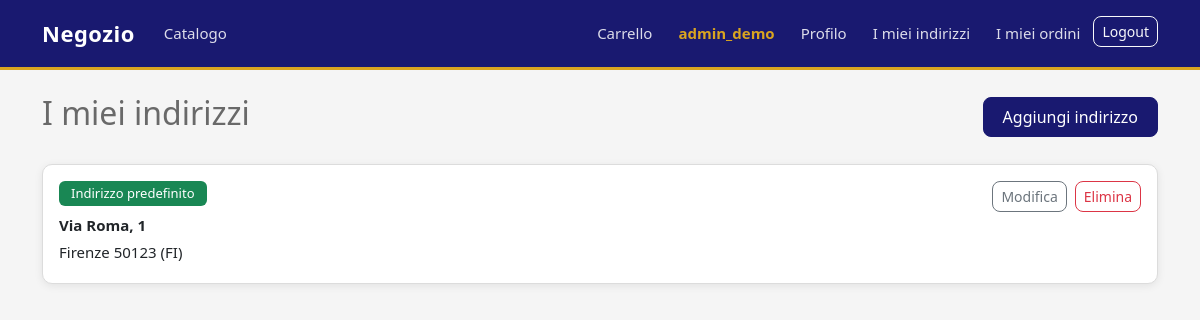
Page /accounts/indirizzi/ (signed in) on the committed database.
### accounts/models.py (models this page shows, shortened)
class CustomUser(AbstractUser):
    CLIENTE = 'cliente'
    GESTORE_NEGOZIO = 'gestore negozio'
    ROLE_CHOICES = [(CLIENTE, 'cliente'),
                    (GESTORE_NEGOZIO, 'gestore_negozio')]
    role = models.CharField(
        choices=ROLE_CHOICES,
        default=CLIENTE,
        max_length=20,
        verbose_name="Ruolo")
    class Meta:
        verbose_name = "Utente"
        verbose_name_plural = "Utenti"
    @property
    def is_gestore_negozio(self):
        return self.role == self.GESTORE_NEGOZIO

class Address(models.Model):
    cap_validator = RegexValidator(
        regex=r'^\d{5}$',
        message='Il CAP deve contenere esattamente 5 cifre.'
    )
    phone_validator = RegexValidator(
        regex=r'^\+?1?\d{9,12}$',
        message="Inserire un numero di telefono valido (da 9 a 12 cifre).",
    )
    user = models.ForeignKey(
        CustomUser,
        on_delete=models.CASCADE,
        related_name='addresses',
        verbose_name="Cliente")
    address = models.CharField(
        max_length=250,
        verbose_name="Indirizzo")
    city = models.CharField(
        max_length=100,
        verbose_name="Città")
    province = models.CharField(
        max_length=100,
        verbose_name="Provincia")
    postal_code = models.CharField(
        max_length=10,
        verbose_name="CAP",
        validators=[cap_validator])
    phone_number = models.CharField(
        max_length=20,
        verbose_name="Numero di Telefono",
        validators=[phone_validator])
    is_default = models.BooleanField(
        default=False,
        verbose_name="Indirizzo Predefinito")
    class Meta:
        verbose_name = "Indirizzo"
        verbose_name_plural = "Indirizzi"

### accounts/views.py (the view)
# urls.py: path('indirizzi/', views.address_list, name='address_list'),
@login_required
def address_list(request):
    addresses = Address.objects.filter(user=request.user)
    return render(request, 'accounts/address_list.html', {'addresses': addresses})

### ordini/carrello.py (called while the page is built)
    def __len__(self):
        return sum(item['quantity'] for item in self.cart.values())

### ordini/context_processors.py (called while the page is built)
def carrello_totale(request):
    carrello = Carrello(request)
    return {'carrello': carrello}

### templates/accounts/address_list.html (shortened to what this page needs)
{% extends "base.html" %}
{% block content %}
<div class="d-flex justify-content-between align-items-center mb-4">
    <h2> I miei indirizzi</h2>
    <a href="{% url 'accounts:address_create' %}" class="btn btn-primary"> Aggiungi indirizzo </a>
</div>
{% if addresses %}
    {% for address in addresses %}
        <div class="card mb-3">
            <div class="card-body">
                <div class="d-flex justify-content-between align-items-start">
                    <div>
                        {% if address.is_default %}
                            <span class="badge bg-success mb-2"> Indirizzo predefinito </span>
                        {% endif %}
                        <p class="mb-1"><strong> {{ address.address }} </strong></p>
                        <p class="mb-1"> {{ address.city }} {{ address.postal_code }} ({{ address.province }})</p>
                    </div>
                <div class="d-flex gap-2">
                    <a href="{% url 'accounts:address_update' address.pk %}" class="btn btn-sm btn-outline-secondary"> Modifica </a>
                    <a href="{% url 'accounts:address_delete' address.pk %}" class="btn btn-sm btn-outline-danger"> Elimina </a>
                </div>
                </div>
            </div>
        </div>
    {% endfor %}
{% else %}
    <p class="text-muted"> Non hai ancora salvato degli indirizzi. </p>
    <a href="{% url 'accounts:address_create' %}" class="btn btn-primary"> Aggiungi indirizzo </a>
{% endif %}
{% endblock %}

### templates/base.html (shortened to what this page needs)
{% load static %}
<!DOCTYPE html>
<html lang="it">
<head>
    <link rel="stylesheet" type="text/css" href="{% static 'css/bootstrap.css' %}">
    <link rel="stylesheet" type="text/css" href="{% static 'css/style.css' %}">
</head>
<body>
<nav class="navbar navbar-expand-lg navbar-dark bg-dark">
    <div class="container">
        <a class="navbar-brand" href="{% url 'catalogo:product_list' %}"> Negozio </a>
        <div class="collapse navbar-collapse" id="navMenu">
            <ul class="navbar-nav me-auto">
                <li class="nav-item">
                    <a class="nav-link" href="{% url 'catalogo:product_list' %}"> Catalogo </a>
                </li>
            </ul>
            <ul class="navbar-nav">
                <li class="nav-item">
                    <a class="nav-link" href="{% url 'ordini:cart_detail' %}">
                        Carrello
                    </a>
                </li>
                {% if user.is_authenticated %}
                <li class="nav-item">
                    <span class="nav-link" style="color: goldenrod !important; font-weight: 600;"> {{ user.username }}</span>
                </li>
                <li class="nav-item">
                    <a class="nav-link" href="{% url 'accounts:profilo' %}"> Profilo </a>
                </li>
                <li class="nav-item">
                    <a class="nav-link" href="{% url 'accounts:address_list' %}"> I miei indirizzi </a>
                </li>
                <li class="nav-item">
                    <a class='nav-link' href="{% url 'ordini:order_list' %}"> I miei ordini </a>
                </li>
                <li class="nav-item">
                    <form method="post" action="{% url 'accounts:logout' %}">
                        <button type="submit" class="btn btn-outline-light btn-sm"> Logout </button>
                    </form>
                </li>
                {% endif %}
            </ul>
        </div>
    </div>
</nav>
<div class="container my-4">
    {% block content %}
    {% endblock %}
</div>
</body>
</html>

### static/css/style.css (style rules this page uses)
body { background-color: whitesmoke; color: dimgray; font-size: 15px; min-height: 100%; display: flex; flex-direction: column; }
.container { flex: 1; }
a { color: midnightblue; text-decoration: none; }
.navbar { background-color: midnightblue !important; border-bottom: 3px solid goldenrod; padding: 12px 0; }
.navbar-brand { font-size: 22px; font-weight: 700; color: white !important; letter-spacing: 0.5px; }
.nav-link { color: rgba(255, 255, 255, 0.85) !important; font-weight: 500; padding: 6px 13px !important; border-radius: 6px; transition: all 0.2s; }
.btn-primary { background-color: midnightblue; border-color: midnightblue; font-weight: 500; border-radius: 8px; padding: 7px 19px; transition: all 0.2s; }
.btn-outline-secondary { border-radius: 8px; font-weight: 500; }
.btn-outline-danger { border-radius: 8px; font-weight: 500; }
.btn-outline-light { border-radius: 8px; font-weight: 500; }
.card { background-color: white; border: 1px solid gainsboro; border-radius: 10px; box-shadow: 0 2px 8px rgba(0, 0, 0, 0.08); transition: box-shadow 0.2s, transform 0.2s; }
.badge { font-weight: 500; padding: 6px 12px; border-radius: 6px; font-size: 13px; }

### rows in the picture
CustomUser: username "admin_demo"
Address: is_default "Indirizzo predefinito", address "Via Roma, 1", city "Firenze", postal_code "50123", province "FI"
